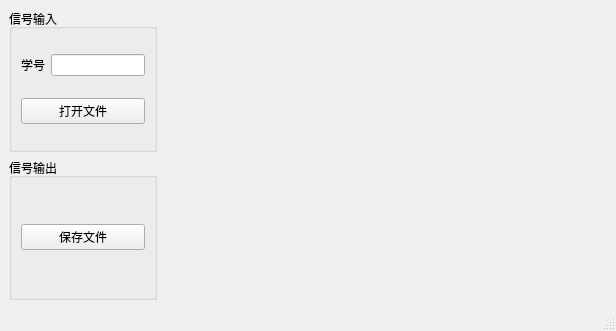
<?xml version="1.0" encoding="UTF-8"?>
<ui version="4.0">
 <class>MainWindow</class>
 <widget class="QMainWindow" name="MainWindow">
  <property name="geometry">
   <rect>
    <x>0</x>
    <y>0</y>
    <width>616</width>
    <height>331</height>
   </rect>
  </property>
  <property name="windowTitle">
   <string>SignalViewer</string>
  </property>
  <widget class="QWidget" name="centralwidget">
   <layout class="QVBoxLayout" name="verticalLayout_4">
    <item>
     <layout class="QHBoxLayout" name="horizontalLayout_2" stretch="1,3">
      <item>
       <layout class="QVBoxLayout" name="verticalLayout_3">
        <item>
         <widget class="QGroupBox" name="groupBoxInput">
          <property name="title">
           <string>信号输入</string>
          </property>
          <layout class="QVBoxLayout" name="verticalLayout">
           <item>
            <layout class="QHBoxLayout" name="horizontalLayout">
             <item>
              <widget class="QLabel" name="labelId">
               <property name="text">
                <string>学号</string>
               </property>
              </widget>
             </item>
             <item>
              <widget class="QLineEdit" name="lineEditId"/>
             </item>
            </layout>
           </item>
           <item>
            <widget class="QPushButton" name="pushButtonReadFile">
             <property name="text">
              <string>打开文件</string>
             </property>
            </widget>
           </item>
          </layout>
         </widget>
        </item>
        <item>
         <widget class="QGroupBox" name="groupBoxOutput">
          <property name="title">
           <string>信号输出</string>
          </property>
          <layout class="QVBoxLayout" name="verticalLayout_2">
           <item>
            <widget class="QPushButton" name="pushButtonSaveFile">
             <property name="text">
              <string>保存文件</string>
             </property>
            </widget>
           </item>
          </layout>
         </widget>
        </item>
       </layout>
      </item>
      <item>
       <widget class="QChartView" name="signalView" native="true"/>
      </item>
     </layout>
    </item>
   </layout>
  </widget>
  <widget class="QMenuBar" name="menubar">
   <property name="geometry">
    <rect>
     <x>0</x>
     <y>0</y>
     <width>616</width>
     <height>17</height>
    </rect>
   </property>
  </widget>
  <widget class="QStatusBar" name="statusbar"/>
 </widget>
 <customwidgets>
  <customwidget>
   <class>QChartView</class>
   <extends>QWidget</extends>
   <header>qchartview.h</header>
   <container>1</container>
  </customwidget>
 </customwidgets>
 <resources/>
 <connections/>
</ui>
